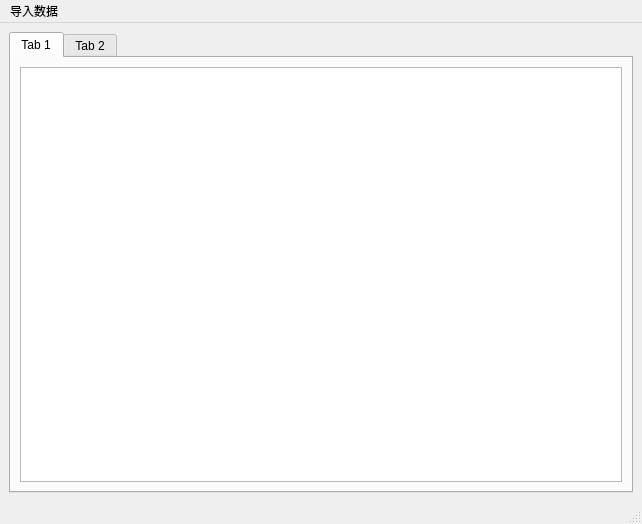
<?xml version="1.0" encoding="UTF-8"?>
<ui version="4.0">
 <class>MainWindow</class>
 <widget class="QMainWindow" name="MainWindow">
  <property name="geometry">
   <rect>
    <x>0</x>
    <y>0</y>
    <width>642</width>
    <height>524</height>
   </rect>
  </property>
  <property name="windowTitle">
   <string>MainWindow</string>
  </property>
  <widget class="QWidget" name="centralwidget">
   <layout class="QGridLayout" name="gridLayout">
    <item row="0" column="0">
     <widget class="QTabWidget" name="tabWidget">
      <property name="currentIndex">
       <number>0</number>
      </property>
      <widget class="QWidget" name="tab">
       <attribute name="title">
        <string>Tab 1</string>
       </attribute>
       <layout class="QGridLayout" name="gridLayout_2">
        <item row="0" column="0">
         <widget class="QTableWidget" name="tableWidget"/>
        </item>
       </layout>
      </widget>
      <widget class="QWidget" name="tab_2">
       <attribute name="title">
        <string>Tab 2</string>
       </attribute>
      </widget>
     </widget>
    </item>
   </layout>
  </widget>
  <widget class="QStatusBar" name="statusbar"/>
  <widget class="QMenuBar" name="menuBar">
   <property name="geometry">
    <rect>
     <x>0</x>
     <y>0</y>
     <width>642</width>
     <height>22</height>
    </rect>
   </property>
   <widget class="QMenu" name="menu1">
    <property name="title">
     <string>导入数据</string>
    </property>
   </widget>
   <addaction name="menu1"/>
  </widget>
  <action name="actiondaorushuju">
   <property name="text">
    <string>daorushuju</string>
   </property>
  </action>
 </widget>
 <resources/>
 <connections/>
</ui>
